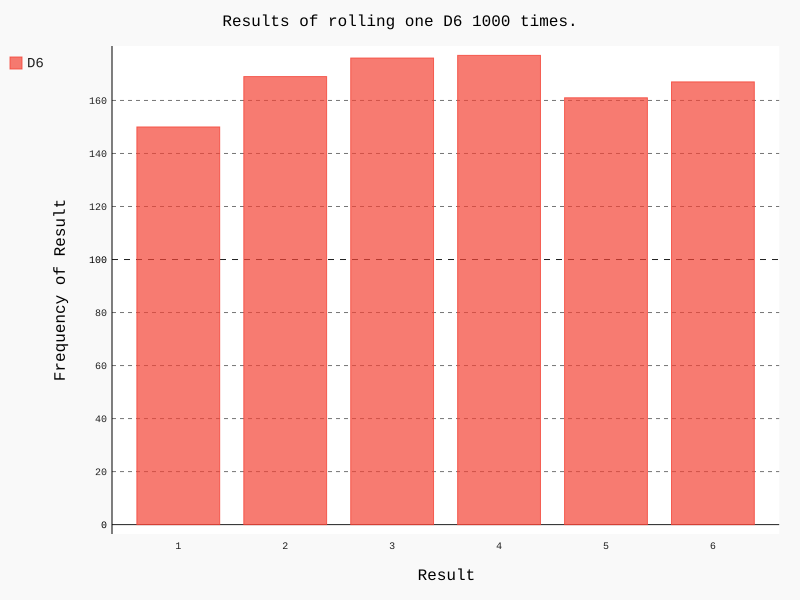

Write Python code to recreate this figure.
from die import Die
import pygal

# create a D6
die = Die()

#make some rolls, and store the results in a list.
results = []
for roll_num in range(1000):
    result = die.roll()
    results.append(result)
    
#Analyze the results.
frequencies = []
for value in range(1, die.num_sides+1):
    frequency = results.count(value)
    frequencies.append(frequency)
    
#Visualize the results
hist = pygal.Bar()

hist.title = "Results of rolling one D6 1000 times."
hist.x_labels = ['1', '2', '3', '4', '5', '6']
hist.x_title = "Result"
hist.y_title = "Frequency of Result"

hist.add('D6', frequencies)
hist.render_to_file('die_visual.svg')
